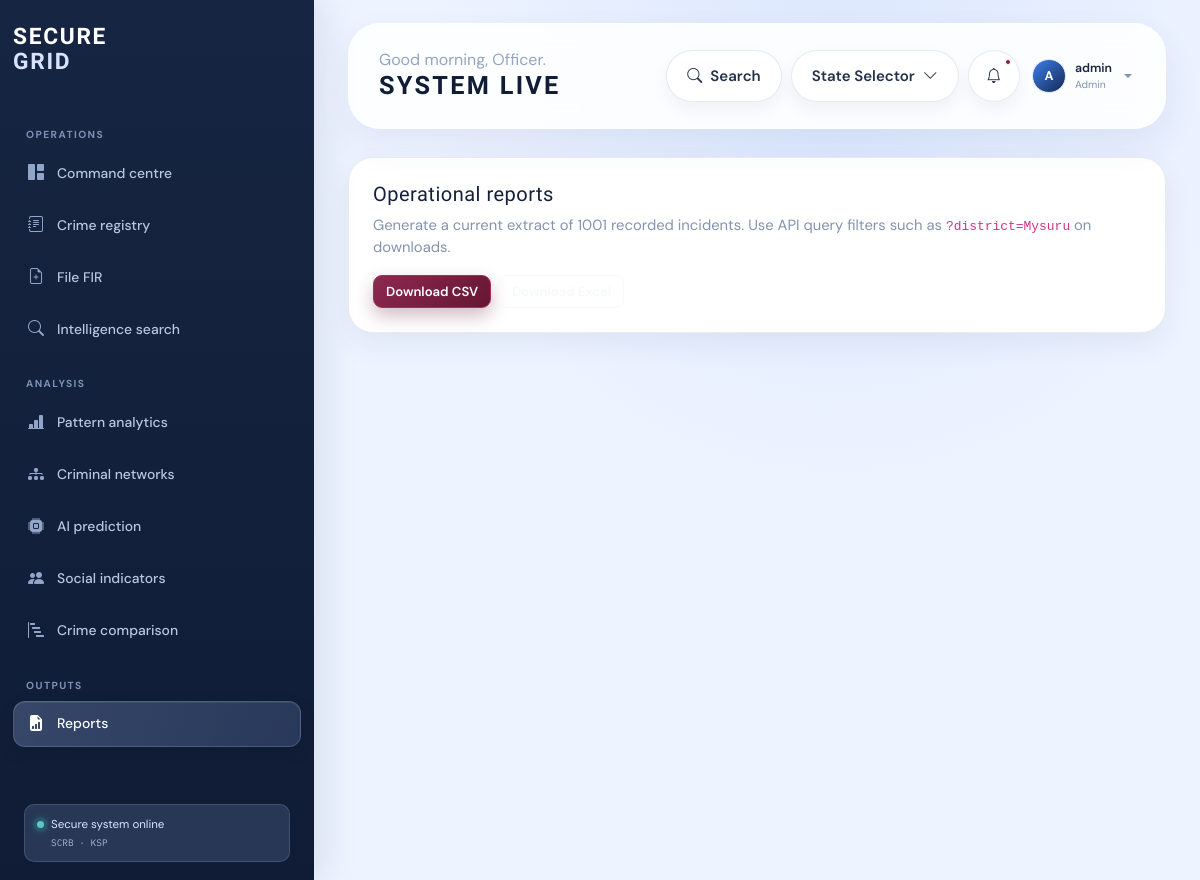
The app's page /reports (signed in) with its own data.
### app/models/core.py (models this page shows, shortened)
class TimestampMixin:
    created_at = db.Column(db.DateTime, nullable=False, default=datetime.utcnow)
    updated_at = db.Column(
        db.DateTime,
        nullable=False,
        default=datetime.utcnow,
        onupdate=datetime.utcnow,
    )

class User(UserMixin, TimestampMixin, db.Model):
    __tablename__ = "users"
    id = db.Column(db.Integer, primary_key=True)
    username = db.Column(db.String(80), nullable=False, unique=True, index=True)
    email = db.Column(db.String(255), nullable=False, unique=True, index=True)
    full_name = db.Column(db.String(160), nullable=True)
    password_hash = db.Column(db.String(255), nullable=False)
    role = db.Column(db.String(20), nullable=False, default=Role.OFFICER.value, index=True)
    is_active = db.Column(db.Boolean, nullable=False, default=True)
    last_login_at = db.Column(db.DateTime, nullable=True)

### app/reports/routes.py (the view)
@reports_bp.get("/reports")
@login_required
def index():
    return render_template("reports/index.html", page_title="Reports", total=len(CrimeIncident.query.all()))

### app/auth/routes.py (called while the page is built)
@login_manager.user_loader
def load_user(user_id: str) -> User | None:
    try:
        return User.query.get(int(user_id))
    except (TypeError, ValueError):
        return None

### app/templates/reports/index.html
{% extends 'base.html' %}{% block content %}<div class="card"><div class="card-body"><h5>Operational reports</h5><p class="text-muted">Generate a current extract of {{total}} recorded incidents. Use API query filters such as <code>?district=Mysuru</code> on downloads.</p><a class="btn btn-primary me-2" href="/reports/download/csv">Download CSV</a><a class="btn btn-outline-light" href="/reports/download/xlsx">Download Excel</a></div></div>{% endblock %}

### app/templates/base.html (shortened to what this page needs)
<!doctype html>
<html lang="en">
<head>
  <link href="https://cdn.jsdelivr.net/npm/bootstrap@5.3.3/dist/css/bootstrap.min.css" rel="stylesheet">
  <link rel="stylesheet" href="https://cdn.jsdelivr.net/npm/bootstrap-icons@1.11.3/font/bootstrap-icons.min.css">
  <link rel="stylesheet" href="https://cdn.datatables.net/1.13.8/css/dataTables.bootstrap5.min.css">
  <link rel="stylesheet" href="https://unpkg.com/leaflet@1.9.4/dist/leaflet.css">
  <link rel="stylesheet" href="{{ url_for('static', filename='css/app.css') }}">
</head>
<body class="app-shell">
  {% set current_path = request.path if request is defined else '' %}
  <aside class="sidebar" id="appSidebar" aria-label="Primary navigation">
    <div class="sidebar-brand">
      <a href="/" class="brand-link text-decoration-none">
        <span class="brand-wordmark">SECURE<span>GRID</span></span>
      </a>
    </div>
    <div class="sidebar-scroll">
      <p class="nav-caption">Operations</p>
      <nav class="nav flex-column sidebar-nav">
        <a class="nav-link {% if current_path == '/' %}active{% endif %}" href="/">
          <i class="bi bi-grid-1x2-fill"></i><span>Command centre</span>
        </a>
        <a class="nav-link {% if current_path.startswith('/crimes') %}active{% endif %}" href="/crimes">
          <i class="bi bi-journal-text"></i><span>Crime registry</span>
        </a>
        <a class="nav-link {% if current_path.startswith('/fir') %}active{% endif %}" href="/fir/new">
          <i class="bi bi-file-earmark-plus"></i><span>File FIR</span>
        </a>
        <a class="nav-link {% if current_path.startswith('/search') %}active{% endif %}" href="/search">
          <i class="bi bi-search"></i><span>Intelligence search</span>
        </a>
      </nav>
      <p class="nav-caption mt-4">Analysis</p>
      <nav class="nav flex-column sidebar-nav">
        <a class="nav-link {% if current_path.startswith('/analytics') %}active{% endif %}" href="/analytics">
          <i class="bi bi-bar-chart-line-fill"></i><span>Pattern analytics</span>
        </a>
        <a class="nav-link {% if current_path.startswith('/network') %}active{% endif %}" href="/network">
          <i class="bi bi-diagram-3-fill"></i><span>Criminal networks</span>
        </a>
        <a class="nav-link {% if current_path.startswith('/prediction') %}active{% endif %}" href="/prediction">
          <i class="bi bi-cpu-fill"></i><span>AI prediction</span>
        </a>
        <a class="nav-link {% if current_path.startswith('/sociology') %}active{% endif %}" href="/sociology">
          <i class="bi bi-people-fill"></i><span>Social indicators</span>
        </a>
        <a class="nav-link {% if current_path.startswith('/comparison') %}active{% endif %}" href="/comparison">
          <i class="bi bi-bar-chart-steps"></i><span>Crime comparison</span>
        </a>
      </nav>
      <p class="nav-caption mt-4">Outputs</p>
      <nav class="nav flex-column sidebar-nav">
        <a class="nav-link {% if current_path.startswith('/reports') %}active{% endif %}" href="/reports">
          <i class="bi bi-file-earmark-bar-graph-fill"></i><span>Reports</span>
        </a>
      </nav>
    </div>
    <div class="sidebar-status">
      <span class="status-dot"></span>
      <span>Secure system online</span>
      <small>SCRB · KSP</small>
    </div>
  </aside>
  <div class="app-content">
    <header class="topbar">
      <div class="topbar-start">
        <div>
          <p class="eyebrow mb-0">{% block eyebrow %}Good morning, Officer.{% endblock %}</p>
          <h1 class="topbar-title mb-0">{% block page_heading %}System live{% endblock %}</h1>
        </div>
      </div>
      <div class="topbar-actions">
        {% if current_user is defined and current_user.is_authenticated %}
          <a class="btn btn-topbar d-none d-sm-inline-flex" href="/search"><i class="bi bi-search"></i><span>Search</span></a>
        {% else %}
          <a class="btn btn-topbar d-none d-sm-inline-flex" href="{{ url_for('auth.login') }}">Login</a>
        {% endif %}
        <button class="btn btn-topbar d-none d-md-inline-flex" type="button"><span>State Selector</span><i class="bi bi-chevron-down"></i></button>
        <button class="btn icon-btn notification-btn" type="button" aria-label="Notifications" data-bs-toggle="offcanvas" data-bs-target="#notificationsPanel">
          <i class="bi bi-bell"></i><span class="notification-pip"></span>
        </button>
        <div class="dropdown">
          <button class="user-control dropdown-toggle" type="button" data-bs-toggle="dropdown" aria-expanded="false">
            <span class="avatar">
              {% if current_user is defined and current_user.is_authenticated %}
                {{ current_user.name|default(current_user.username|default('O'), true)|string|first|upper }}
              {% else %}O{% endif %}
            </span>
            <span class="d-none d-md-block text-start">
              <strong>{% if current_user is defined and current_user.is_authenticated %}{{ current_user.name|default(current_user.username|default('Officer'), true) }}{% else %}Officer Console{% endif %}</strong>
              <small>{% if current_user is defined and current_user.is_authenticated %}{{ current_user.role|default('Authorized user', true)|replace('_', ' ')|title }}{% else %}Secure access{% endif %}</small>
            </span>
          </button>
        </div>
      </div>
    </header>
    <main class="main-view">
      {% block content %}{% endblock %}
    </main>
  </div>
</body>
</html>

### records on screen
User: name|first "A", name "admin", role "Admin"

### other values on screen
{{ total }} "1001"
